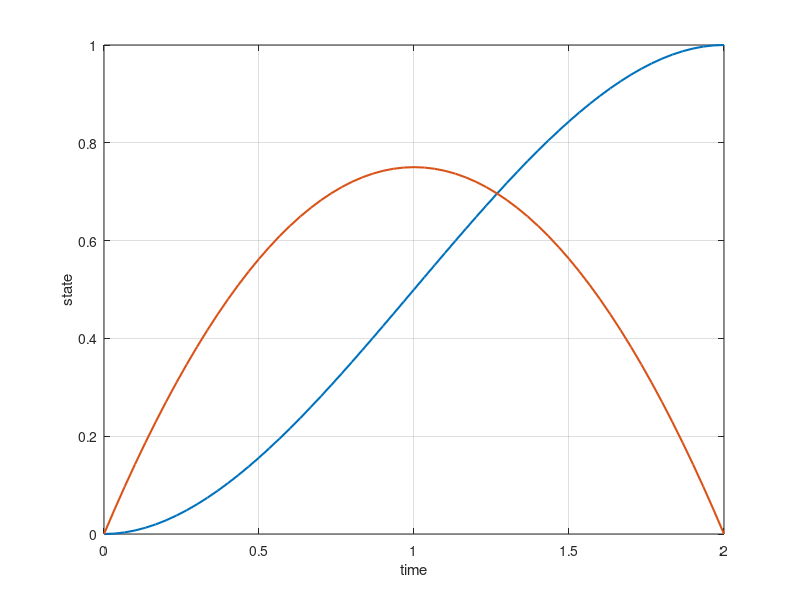

The MATLAB script that drew this image: (Note: this script raises an error after producing the figure.)
% Chapter10_Lesson1.m
%
% State steering for a continuous-time double integrator using a
% piecewise-constant input sequence.
%
% MATLAB/Simulink note:
% In Simulink, the same system can be represented by a State-Space block with
% A = [0 1; 0 0], B = [0; 1], C = eye(2), D = zeros(2,1), driven by a
% zero-order-hold signal containing the computed input samples u.

clear; clc; close all;

T = 2.0;
N = 60;
dt = T / N;

Phi = [1 dt; 0 1];
Gamma = [0.5 * dt^2; dt];

x0 = [0; 0];
xf = [1; 0];

S = zeros(2, N);
for k = 1:N
    S(:, k) = Phi^(N-k) * Gamma;
end

free_response = Phi^N * x0;
target_shift = xf - free_response;

rankS = rank(S);
if rankS < 2
    error("The finite-horizon steering map is rank deficient.");
end

u = S' * ((S*S') \ target_shift);

x = zeros(2, N+1);
x(:, 1) = x0;

for k = 1:N
    x(:, k+1) = Phi*x(:, k) + Gamma*u(k);
end

fprintf("Rank of finite-horizon steering map S: %d\n", rankS);
fprintf("Requested final state: [%g, %g]\n", xf(1), xf(2));
fprintf("Achieved final state:  [%g, %g]\n", x(1,end), x(2,end));
fprintf("Final steering error norm: %.6e\n", norm(x(:,end)-xf));
fprintf("Input energy approximation: %.12f\n", dt*sum(u.^2));

time = linspace(0, T, N+1);
input_time = linspace(0, T-dt, N);

figure;
plot(time, x(1,:), "LineWidth", 1.5); hold on;
plot(time, x(2,:), "LineWidth", 1.5);
grid on;
xlabel("time");
ylabel("state");
legend("position", "velocity");
title("State steering: double integrator");

figure;
stairs(input_time, u, "LineWidth", 1.5);
grid on;
xlabel("time");
ylabel("input u");
title("Minimum-norm piecewise-constant steering input");
